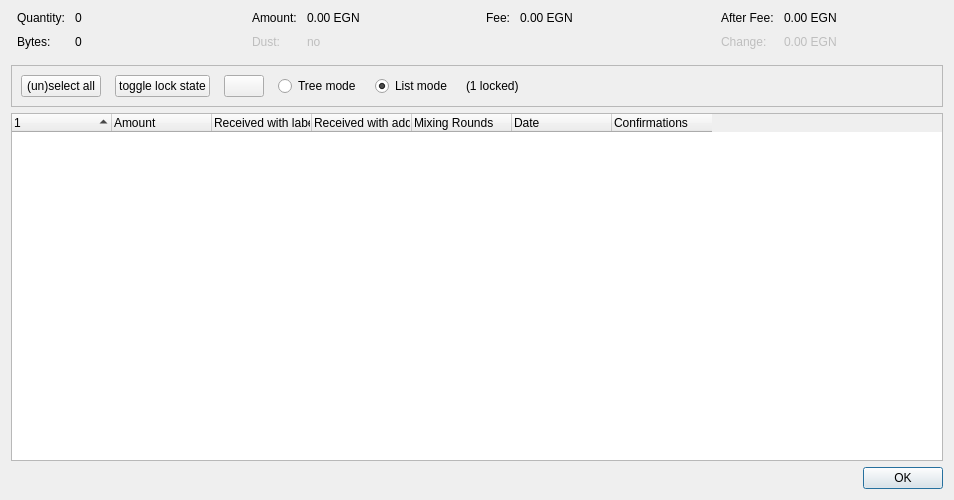
<?xml version="1.0" encoding="UTF-8"?>
<ui version="4.0">
 <class>CoinControlDialog</class>
 <widget class="QDialog" name="CoinControlDialog">
  <property name="geometry">
   <rect>
    <x>0</x>
    <y>0</y>
    <width>954</width>
    <height>500</height>
   </rect>
  </property>
  <property name="windowTitle">
   <string>Coin Selection</string>
  </property>
  <layout class="QVBoxLayout" name="verticalLayout">
   <item>
    <layout class="QHBoxLayout" name="horizontalLayoutTop" stretch="0,0,0,0">
     <property name="topMargin">
      <number>0</number>
     </property>
     <property name="bottomMargin">
      <number>10</number>
     </property>
     <item>
      <layout class="QFormLayout" name="formLayoutCoinControl1">
       <property name="horizontalSpacing">
        <number>10</number>
       </property>
       <property name="verticalSpacing">
        <number>10</number>
       </property>
       <property name="leftMargin">
        <number>6</number>
       </property>
       <property name="rightMargin">
        <number>6</number>
       </property>
       <item row="0" column="0">
        <widget class="QLabel" name="labelCoinControlQuantityText">
         <property name="text">
          <string>Quantity:</string>
         </property>
        </widget>
       </item>
       <item row="0" column="1">
        <widget class="QLabel" name="labelCoinControlQuantity">
         <property name="cursor">
          <cursorShape>IBeamCursor</cursorShape>
         </property>
         <property name="contextMenuPolicy">
          <enum>Qt::ActionsContextMenu</enum>
         </property>
         <property name="text">
          <string notr="true">0</string>
         </property>
         <property name="textInteractionFlags">
          <set>Qt::LinksAccessibleByMouse|Qt::TextSelectableByKeyboard|Qt::TextSelectableByMouse</set>
         </property>
        </widget>
       </item>
       <item row="1" column="0">
        <widget class="QLabel" name="labelCoinControlBytesText">
         <property name="text">
          <string>Bytes:</string>
         </property>
        </widget>
       </item>
       <item row="1" column="1">
        <widget class="QLabel" name="labelCoinControlBytes">
         <property name="cursor">
          <cursorShape>IBeamCursor</cursorShape>
         </property>
         <property name="contextMenuPolicy">
          <enum>Qt::ActionsContextMenu</enum>
         </property>
         <property name="text">
          <string notr="true">0</string>
         </property>
         <property name="textInteractionFlags">
          <set>Qt::LinksAccessibleByMouse|Qt::TextSelectableByKeyboard|Qt::TextSelectableByMouse</set>
         </property>
        </widget>
       </item>
      </layout>
     </item>
     <item>
      <layout class="QFormLayout" name="formLayoutCoinControl2">
       <property name="horizontalSpacing">
        <number>10</number>
       </property>
       <property name="verticalSpacing">
        <number>10</number>
       </property>
       <property name="leftMargin">
        <number>6</number>
       </property>
       <property name="rightMargin">
        <number>6</number>
       </property>
       <item row="0" column="0">
        <widget class="QLabel" name="labelCoinControlAmountText">
         <property name="text">
          <string>Amount:</string>
         </property>
        </widget>
       </item>
       <item row="0" column="1">
        <widget class="QLabel" name="labelCoinControlAmount">
         <property name="cursor">
          <cursorShape>IBeamCursor</cursorShape>
         </property>
         <property name="contextMenuPolicy">
          <enum>Qt::ActionsContextMenu</enum>
         </property>
         <property name="text">
          <string notr="true">0.00 EGN</string>
         </property>
         <property name="textInteractionFlags">
          <set>Qt::LinksAccessibleByMouse|Qt::TextSelectableByKeyboard|Qt::TextSelectableByMouse</set>
         </property>
        </widget>
       </item>
       <item row="1" column="0">
        <widget class="QLabel" name="labelCoinControlLowOutputText">
         <property name="enabled">
          <bool>false</bool>
         </property>
         <property name="text">
          <string>Dust:</string>
         </property>
        </widget>
       </item>
       <item row="1" column="1">
        <widget class="QLabel" name="labelCoinControlLowOutput">
         <property name="enabled">
          <bool>false</bool>
         </property>
         <property name="cursor">
          <cursorShape>IBeamCursor</cursorShape>
         </property>
         <property name="contextMenuPolicy">
          <enum>Qt::ActionsContextMenu</enum>
         </property>
         <property name="text">
          <string notr="true">no</string>
         </property>
         <property name="textInteractionFlags">
          <set>Qt::LinksAccessibleByMouse|Qt::TextSelectableByKeyboard|Qt::TextSelectableByMouse</set>
         </property>
        </widget>
       </item>
      </layout>
     </item>
     <item>
      <layout class="QFormLayout" name="formLayoutCoinControl3">
       <property name="horizontalSpacing">
        <number>10</number>
       </property>
       <property name="verticalSpacing">
        <number>10</number>
       </property>
       <property name="leftMargin">
        <number>6</number>
       </property>
       <property name="rightMargin">
        <number>6</number>
       </property>
       <item row="0" column="0">
        <widget class="QLabel" name="labelCoinControlFeeText">
         <property name="text">
          <string>Fee:</string>
         </property>
        </widget>
       </item>
       <item row="0" column="1">
        <widget class="QLabel" name="labelCoinControlFee">
         <property name="cursor">
          <cursorShape>IBeamCursor</cursorShape>
         </property>
         <property name="contextMenuPolicy">
          <enum>Qt::ActionsContextMenu</enum>
         </property>
         <property name="text">
          <string notr="true">0.00 EGN</string>
         </property>
         <property name="textInteractionFlags">
          <set>Qt::LinksAccessibleByMouse|Qt::TextSelectableByKeyboard|Qt::TextSelectableByMouse</set>
         </property>
        </widget>
       </item>
      </layout>
     </item>
     <item>
      <layout class="QFormLayout" name="formLayoutCoinControl4">
       <property name="horizontalSpacing">
        <number>10</number>
       </property>
       <property name="verticalSpacing">
        <number>10</number>
       </property>
       <property name="leftMargin">
        <number>6</number>
       </property>
       <property name="rightMargin">
        <number>6</number>
       </property>
       <item row="0" column="0">
        <widget class="QLabel" name="labelCoinControlAfterFeeText">
         <property name="text">
          <string>After Fee:</string>
         </property>
        </widget>
       </item>
       <item row="0" column="1">
        <widget class="QLabel" name="labelCoinControlAfterFee">
         <property name="cursor">
          <cursorShape>IBeamCursor</cursorShape>
         </property>
         <property name="contextMenuPolicy">
          <enum>Qt::ActionsContextMenu</enum>
         </property>
         <property name="text">
          <string notr="true">0.00 EGN</string>
         </property>
         <property name="textInteractionFlags">
          <set>Qt::LinksAccessibleByMouse|Qt::TextSelectableByKeyboard|Qt::TextSelectableByMouse</set>
         </property>
        </widget>
       </item>
       <item row="1" column="0">
        <widget class="QLabel" name="labelCoinControlChangeText">
         <property name="enabled">
          <bool>false</bool>
         </property>
         <property name="text">
          <string>Change:</string>
         </property>
        </widget>
       </item>
       <item row="1" column="1">
        <widget class="QLabel" name="labelCoinControlChange">
         <property name="enabled">
          <bool>false</bool>
         </property>
         <property name="cursor">
          <cursorShape>IBeamCursor</cursorShape>
         </property>
         <property name="contextMenuPolicy">
          <enum>Qt::ActionsContextMenu</enum>
         </property>
         <property name="text">
          <string notr="true">0.00 EGN</string>
         </property>
         <property name="textInteractionFlags">
          <set>Qt::LinksAccessibleByMouse|Qt::TextSelectableByKeyboard|Qt::TextSelectableByMouse</set>
         </property>
        </widget>
       </item>
      </layout>
     </item>
    </layout>
   </item>
   <item>
    <widget class="QFrame" name="frame">
     <property name="minimumSize">
      <size>
       <width>0</width>
       <height>40</height>
      </size>
     </property>
     <property name="frameShape">
      <enum>QFrame::StyledPanel</enum>
     </property>
     <property name="frameShadow">
      <enum>QFrame::Sunken</enum>
     </property>
     <layout class="QHBoxLayout" name="horizontalLayout">
      <item>
       <layout class="QHBoxLayout" name="horizontalLayoutPanel" stretch="0,0,0,0,0,0,0">
        <property name="spacing">
         <number>14</number>
        </property>
        <item>
         <widget class="QPushButton" name="pushButtonSelectAll">
          <property name="sizePolicy">
           <sizepolicy hsizetype="Maximum" vsizetype="Fixed">
            <horstretch>0</horstretch>
            <verstretch>0</verstretch>
           </sizepolicy>
          </property>
          <property name="text">
           <string>(un)select all</string>
          </property>
          <property name="autoDefault">
           <bool>false</bool>
          </property>
         </widget>
        </item>
        <item>
         <widget class="QPushButton" name="pushButtonToggleLock">
          <property name="sizePolicy">
           <sizepolicy hsizetype="Maximum" vsizetype="Fixed">
            <horstretch>0</horstretch>
            <verstretch>0</verstretch>
           </sizepolicy>
          </property>
          <property name="text">
           <string>toggle lock state</string>
          </property>
          <property name="autoDefault">
           <bool>false</bool>
          </property>
         </widget>
        </item>
        <item>
         <widget class="QPushButton" name="hideButton">
          <property name="sizePolicy">
           <sizepolicy hsizetype="Maximum" vsizetype="Fixed">
            <horstretch>0</horstretch>
            <verstretch>0</verstretch>
           </sizepolicy>
          </property>
          <property name="text">
           <string/>
          </property>
          <property name="autoDefault">
           <bool>false</bool>
          </property>
         </widget>
        </item>
        <item>
         <widget class="QRadioButton" name="radioTreeMode">
          <property name="sizePolicy">
           <sizepolicy hsizetype="Maximum" vsizetype="Fixed">
            <horstretch>0</horstretch>
            <verstretch>0</verstretch>
           </sizepolicy>
          </property>
          <property name="text">
           <string>Tree mode</string>
          </property>
         </widget>
        </item>
        <item>
         <widget class="QRadioButton" name="radioListMode">
          <property name="sizePolicy">
           <sizepolicy hsizetype="Maximum" vsizetype="Fixed">
            <horstretch>0</horstretch>
            <verstretch>0</verstretch>
           </sizepolicy>
          </property>
          <property name="text">
           <string>List mode</string>
          </property>
          <property name="checked">
           <bool>true</bool>
          </property>
         </widget>
        </item>
        <item>
         <widget class="QLabel" name="labelLocked">
          <property name="text">
           <string>(1 locked)</string>
          </property>
         </widget>
        </item>
        <item>
         <spacer name="horizontalSpacer">
          <property name="orientation">
           <enum>Qt::Horizontal</enum>
          </property>
          <property name="sizeHint" stdset="0">
           <size>
            <width>40</width>
            <height>20</height>
           </size>
          </property>
         </spacer>
        </item>
       </layout>
      </item>
     </layout>
    </widget>
   </item>
   <item>
    <widget class="CoinControlTreeWidget" name="treeWidget">
     <property name="contextMenuPolicy">
      <enum>Qt::CustomContextMenu</enum>
     </property>
     <property name="sortingEnabled">
      <bool>false</bool>
     </property>
     <property name="columnCount">
      <number>7</number>
     </property>
     <attribute name="headerShowSortIndicator" stdset="0">
      <bool>true</bool>
     </attribute>
     <attribute name="headerStretchLastSection">
      <bool>false</bool>
     </attribute>
     <column>
      <property name="text">
       <string/>
      </property>
     </column>
     <column>
      <property name="text">
       <string>Amount</string>
      </property>
     </column>
     <column>
      <property name="text">
       <string>Received with label</string>
      </property>
     </column>
     <column>
      <property name="text">
       <string>Received with address</string>
      </property>
     </column>
     <column>
      <property name="text">
       <string>Mixing Rounds</string>
      </property>
     </column>
     <column>
      <property name="text">
       <string>Date</string>
      </property>
     </column>
     <column>
      <property name="text">
       <string>Confirmations</string>
      </property>
      <property name="toolTip">
       <string>Confirmed</string>
      </property>
     </column>
    </widget>
   </item>
   <item>
    <widget class="QDialogButtonBox" name="buttonBox">
     <property name="orientation">
      <enum>Qt::Horizontal</enum>
     </property>
     <property name="standardButtons">
      <set>QDialogButtonBox::Ok</set>
     </property>
    </widget>
   </item>
  </layout>
 </widget>
 <customwidgets>
  <customwidget>
   <class>CoinControlTreeWidget</class>
   <extends>QTreeWidget</extends>
   <header>qt/coincontroltreewidget.h</header>
  </customwidget>
 </customwidgets>
 <resources/>
 <connections/>
</ui>
